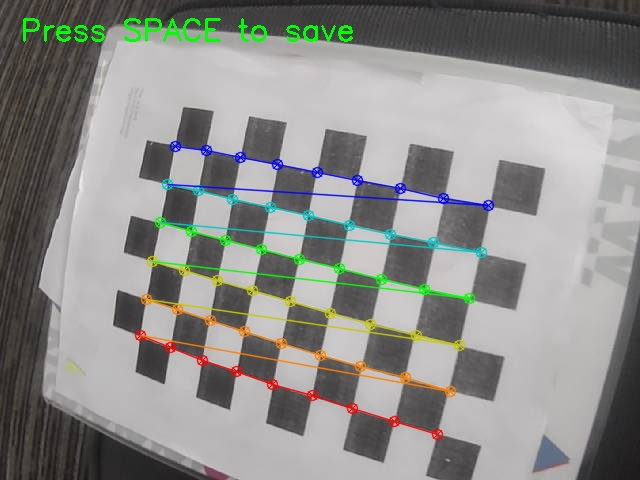
#> input picture opencv calibrate/calibration_images/calib_0.jpg, 640 x 480 px; its folder holds 4 pictures in this run
$ python calib.py
#> lines starting #> are read from the running program, lines starting #| are printed output that depends on the picture
import cv2
import numpy as np
import glob

# Define chessboard size
chessboard_size = (9, 6)  # 9x6 internal corners
square_size = 1.0  # Adjust if you know the real size

# Prepare object points (0,0,0), (1,0,0), (2,0,0) ...
objp = np.zeros((chessboard_size[0] * chessboard_size[1], 3), np.float32)
objp[:, :2] = np.mgrid[0:chessboard_size[0], 0:chessboard_size[1]].T.reshape(-1, 2)
objp *= square_size  # Scale if real square size is known

# Storage for object points and image points
objpoints = []  # 3D points in real world space
imgpoints = []  # 2D points in image plane

# Load calibration images
images = glob.glob("opencv calibrate/calibration_images/*.jpg")  # Update with your folder path

for fname in images:
    img = cv2.imread(fname)
#> img is the input picture: shape (480, 640, 3); mean B, G, R 137.8, 140.8, 140.4
    gray = cv2.cvtColor(img, cv2.COLOR_BGR2GRAY)
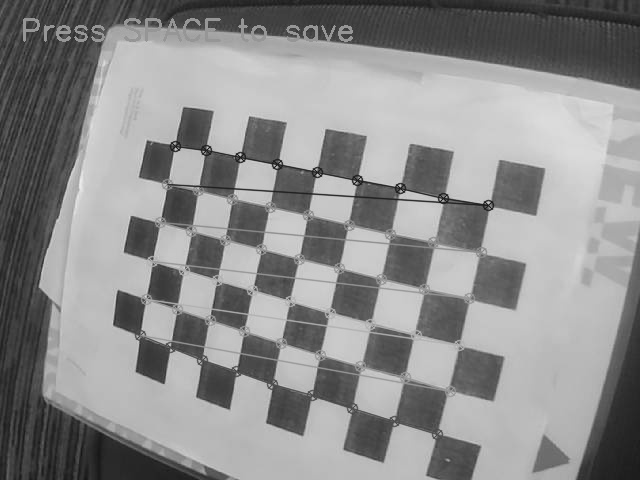
#> gray: shape (480, 640); min 21, max 236, mean 140.4

    # Find chessboard corners
    ret, corners = cv2.findChessboardCorners(gray, chessboard_size, None)
#> ret = True; corners = 54 rows, first 8: [436.9, 434.4], [394.3, 420.9], [352.6, 408.3], [311.3, 395.3], [273, 384.1], [236.5, 370.1], [200.5, 359.9], [170.1, 348.2]

    if ret:
        objpoints.append(objp)
        imgpoints.append(corners)
#> pass 2 of the loop `for fname in images:`:
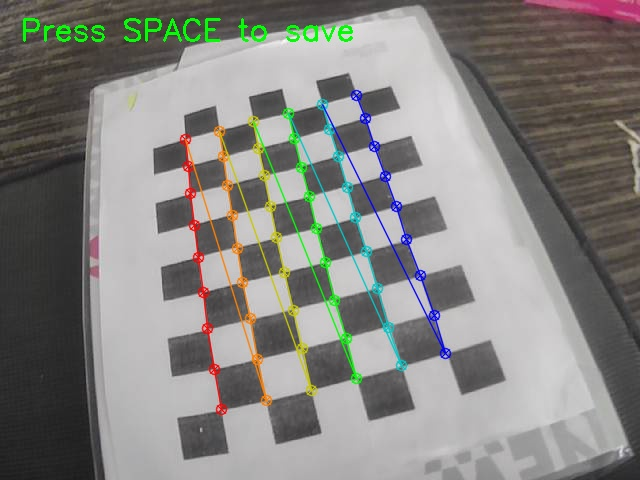
#> input picture opencv calibrate/calibration_images/calib_1.jpg, 640 x 480 px
#> img is the input picture: shape (480, 640, 3); mean B, G, R 128.5, 132.2, 133.2
#> `gray = cv2.cvtColor(img, cv2.COLOR_BGR2GRAY)`:
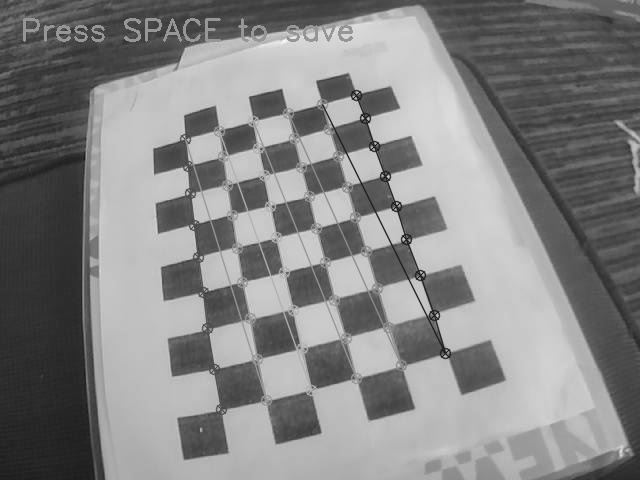
#> gray: shape (480, 640); min 24, max 251, mean 132.2
#> corners = 54 rows, first 8: [220.1, 409.5], [213.6, 369.4], [206.4, 327.9], [203.3, 291.3], [198.5, 257], [193, 223.6], [189.5, 193.1], [187.2, 164.6]
#> pass 3 of the loop `for fname in images:`:
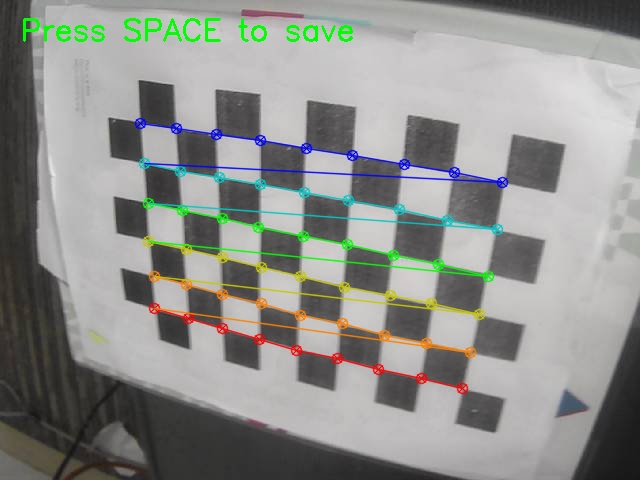
#> input picture opencv calibrate/calibration_images/calib_10.jpg, 640 x 480 px
#> img is the input picture: shape (480, 640, 3); mean B, G, R 140.4, 144, 142.8
#> `gray = cv2.cvtColor(img, cv2.COLOR_BGR2GRAY)`:
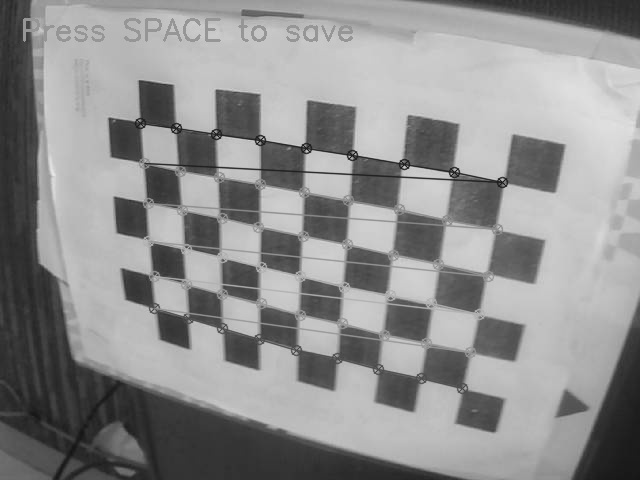
#> gray: shape (480, 640); min 19, max 232, mean 143.3
#> corners = 54 rows, first 8: [462.8, 388.8], [420.1, 378.8], [376.5, 369.4], [336.2, 357.5], [294.8, 350.8], [259.7, 338.4], [221.1, 329], [188.1, 318]
#> the loop made 4 passes; the first 3 are shown

# Calibrate the camera
ret, camera_matrix, dist_coeffs, rvecs, tvecs = cv2.calibrateCamera(objpoints, imgpoints, gray.shape[::-1], None, None)

# Print results
print("Camera Matrix:\n", camera_matrix)
print("Distortion Coefficients:\n", dist_coeffs)
